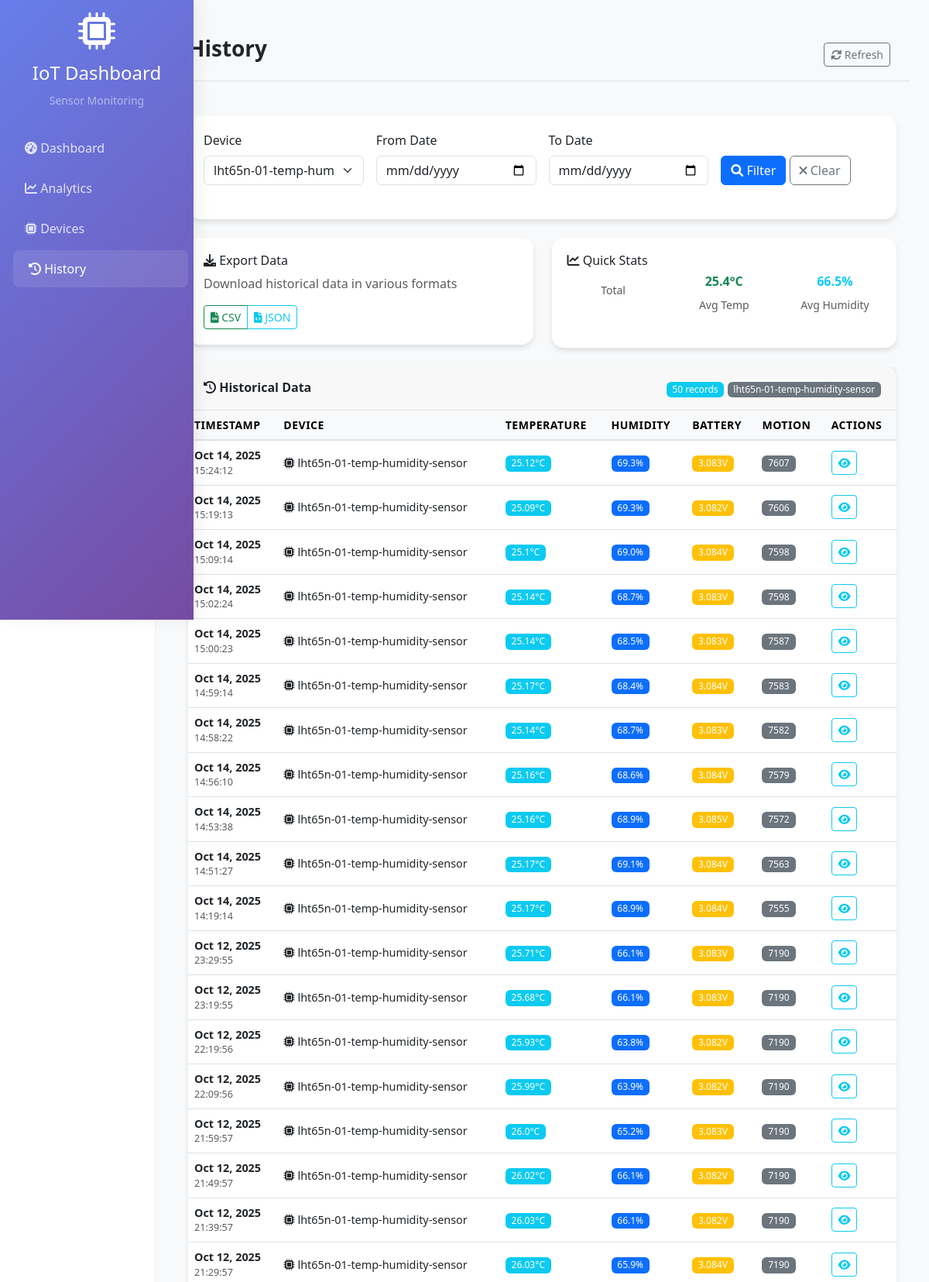
Page /history/?device=lht65n-01-temp-humidity-sensor (upper part) on the committed database.
### sensors/models.py (models this page shows, shortened)
class SensorReading(models.Model):
    device_id = models.CharField(max_length=128, db_index=True)
    battery_voltage = models.FloatField(null=True, blank=True)
    humidity = models.FloatField(null=True, blank=True)
    motion_counts = models.IntegerField(null=True, blank=True)
    temperature_c = models.FloatField(null=True, blank=True)
    received_at = models.DateTimeField(db_index=True)
    created_at = models.DateTimeField(auto_now_add=True)
    class Meta:
        ordering = ["-received_at", "-id"]

### sensors/views.py (the view, shortened to what this page needs)
# urls.py: path("history/", views.history, name="history"),
def history(request: HttpRequest):
    selected_device = request.GET.get("device", "")
    date_from = request.GET.get("date_from", "")
    date_to = request.GET.get("date_to", "")
    export_format = request.GET.get("export", "")
    query = Q()
    query &= ~Q(device_id__in=["test-device", "unknown-device"])
    if selected_device:
        query &= Q(device_id=selected_device)
    if date_from:
        query &= Q(received_at__date__gte=date_from)
    if date_to:
        query &= Q(received_at__date__lte=date_to)
    readings = SensorReading.objects.filter(query).order_by("-received_at")
    paginator = Paginator(readings, 50)
    page_number = request.GET.get("page")
    readings = paginator.get_page(page_number)
    device_list = (
        SensorReading.objects.exclude(device_id__in=["test-device", "unknown-device"])
        .values_list("device_id", flat=True)
        .distinct()
        .order_by("device_id")
    )
    total_count = SensorReading.objects.filter(query).count()
    avg_temp = SensorReading.objects.filter(
        query, temperature_c__isnull=False
    ).aggregate(avg=Avg("temperature_c"))["avg"]
    avg_humidity = SensorReading.objects.filter(
        query, humidity__isnull=False
    ).aggregate(avg=Avg("humidity"))["avg"]
    return render(
        request,
        "sensors/history.html",
        {
            "readings": readings,
            "device_list": device_list,
            "selected_device": selected_device,
            "date_from": date_from,
            "date_to": date_to,
            "total_count": total_count,
            "avg_temp": avg_temp or 0,
            "avg_humidity": avg_humidity or 0,
        },
    )

### sensors/templates/sensors/history.html (shortened to what this page needs)
{% extends 'sensors/base.html' %}
{% block page_title %}History{% endblock %}
{% block content %}
<div class="card mb-4">
    <div class="card-body">
        <form method="get" class="row g-3">
            <div class="col-md-3">
                <label for="device" class="form-label">Device</label>
                <select name="device" id="device" class="form-select">
                    {% for device in device_list %}
                    <option value="{{ device }}" {% if selected_device == device %}selected{% endif %}>{{ device }}</option>
                    {% endfor %}
                </select>
            </div>
            <div class="col-md-3">
                <label for="date_from" class="form-label">From Date</label>
                <input type="date" name="date_from" id="date_from" class="form-control" value="{{ date_from }}">
            </div>
            <div class="col-md-3">
                <label for="date_to" class="form-label">To Date</label>
                <input type="date" name="date_to" id="date_to" class="form-control" value="{{ date_to }}">
            </div>
            <div class="col-md-3">
                <label class="form-label">&nbsp;</label>
                <div>
                    <button type="submit" class="btn btn-primary">
                        <i class="fas fa-search"></i> Filter
                    </button>
                    <a href="{% url 'history' %}" class="btn btn-outline-secondary">
                        <i class="fas fa-times"></i> Clear
                    </a>
                </div>
            </div>
        </form>
    </div>
</div>
<div class="row mb-4">
    <div class="col-md-6">
        <div class="card">
            <div class="card-body">
                <h6 class="card-title"><i class="fas fa-download"></i> Export Data</h6>
                <p class="card-text text-muted">Download historical data in various formats</p>
                <div class="btn-group">
                    <a href="?export=csv{% if selected_device %}&device={{ selected_device }}{% endif %}{% if date_from %}&date_from={{ date_from }}{% endif %}{% if date_to %}&date_to={{ date_to }}{% endif %}"
                       class="btn btn-outline-success btn-sm">
                        <i class="fas fa-file-csv"></i> CSV
                    </a>
                    <a href="?export=json{% if selected_device %}&device={{ selected_device }}{% endif %}{% if date_from %}&date_from={{ date_from }}{% endif %}{% if date_to %}&date_to={{ date_to }}{% endif %}"
                       class="btn btn-outline-info btn-sm">
                        <i class="fas fa-file-code"></i> JSON
                    </a>
                </div>
            </div>
        </div>
    </div>
    <div class="col-md-6">
        <div class="card">
            <div class="card-body">
                <h6 class="card-title"><i class="fas fa-chart-line"></i> Quick Stats</h6>
                <div class="row text-center">
                    <div class="col-4">
                        <small class="text-muted">Total</small>
                    </div>
                    <div class="col-4">
                        <h5 class="text-success">{{ avg_temp|floatformat:1 }}°C</h5>
                        <small class="text-muted">Avg Temp</small>
                    </div>
                    <div class="col-4">
                        <h5 class="text-info">{{ avg_humidity|floatformat:1 }}%</h5>
                        <small class="text-muted">Avg Humidity</small>
                    </div>
                </div>
            </div>
        </div>
    </div>
</div>
<div class="card">
    <div class="card-header d-flex justify-content-between align-items-center">
        <h5 class="mb-0"><i class="fas fa-history"></i> Historical Data</h5>
        <div>
            <span class="badge bg-info">{{ readings|length }} records</span>
            {% if selected_device %}
            <span class="badge bg-secondary">{{ selected_device }}</span>
            {% endif %}
        </div>
    </div>
    <div class="card-body p-0">
        <div class="table-responsive">
            <table class="table table-hover mb-0">
                <thead class="table-light">
                    <tr>
                        <th>Timestamp</th>
                        <th>Device</th>
                        <th>Temperature</th>
                        <th>Humidity</th>
                        <th>Battery</th>
                        <th>Motion</th>
                        <th>Actions</th>
                    </tr>
                </thead>
                <tbody>
                    {% for reading in readings %}
                    <tr>
                        <td>
                            <div class="d-flex flex-column">
                                <span class="fw-bold">{{ reading.received_at|date:"M d, Y" }}</span>
                                <small class="text-muted">{{ reading.received_at|date:"H:i:s" }}</small>
                            </div>
                        </td>
                        <td>
                            <i class="fas fa-microchip"></i> {{ reading.device_id }}
                        </td>
                        <td>
                            {% if reading.temperature_c %}
                                <span class="badge bg-info">{{ reading.temperature_c }}°C</span>
                            {% else %}
                                <span class="text-muted">--</span>
                            {% endif %}
                        </td>
                        <td>
                            {% if reading.humidity %}
                                <span class="badge bg-primary">{{ reading.humidity }}%</span>
                            {% else %}
                                <span class="text-muted">--</span>
                            {% endif %}
                        </td>
                        <td>
                            {% if reading.battery_voltage %}
                                {% if reading.battery_voltage > 3.5 %}
                                    <span class="badge bg-success">{{ reading.battery_voltage }}V</span>
                                {% elif reading.battery_voltage > 3.0 %}
                                    <span class="badge bg-warning">{{ reading.battery_voltage }}V</span>
                                {% else %}
                                    <span class="badge bg-danger">{{ reading.battery_voltage }}V</span>
                                {% endif %}
                            {% else %}
                                <span class="text-muted">--</span>
                            {% endif %}
                        </td>
                        <td>
                            {% if reading.motion_counts %}
                                <span class="badge bg-secondary">{{ reading.motion_counts }}</span>
                            {% else %}
                                <span class="text-muted">--</span>
                            {% endif %}
                        </td>
                        <td>
                            <button class="btn btn-sm btn-outline-info" onclick="showReadingDetails({{ reading.id }})">
                                <i class="fas fa-eye"></i>
                            </button>
                        </td>
                    </tr>
                    {% endfor %}
                </tbody>
            </table>
        </div>
    </div>
</div>
{% endblock %}

### sensors/templates/sensors/base.html (style rules this page uses)
.card { border: none; border-radius: 15px; box-shadow: 0 4px 6px rgba(0,0,0,0.1); transition: transform 0.3s ease; }
.card-header h5 { font-size: 1.1rem; font-weight: 600; margin: 0; }
.table th { font-size: 0.875rem; font-weight: 600; text-transform: uppercase; letter-spacing: 0.5px; }
.table td { font-size: 0.9rem; vertical-align: middle; }
.badge { font-size: 0.75rem; font-weight: 500; }
.row { margin-bottom: 1.5rem; }
.card-body { padding: 1.25rem; }
.card-header { padding: 1rem 1.25rem; border-bottom: 1px solid rgba(0,0,0,0.1); }
.main-content h5 { font-size: 1rem; font-weight: 600; margin-bottom: 0.5rem; }
.table-responsive { border-radius: 0 0 15px 15px; }
.table thead th { background-color: #f8f9fa; border-bottom: 2px solid #dee2e6; }

### rows in the picture
SensorReading: received_at "Oct 14, 2025", received_at "15:24:12", device_id "lht65n-01-temp-humidity-sensor", temperature_c "25.12", humidity "69.3", battery_voltage "3.083", motion_counts "7607"
SensorReading: received_at "Oct 14, 2025", received_at "15:19:13", device_id "lht65n-01-temp-humidity-sensor", temperature_c "25.09", humidity "69.3", battery_voltage "3.082", motion_counts "7606"
SensorReading: received_at "Oct 14, 2025", received_at "15:09:14", device_id "lht65n-01-temp-humidity-sensor", temperature_c "25.1", humidity "69.0", battery_voltage "3.084", motion_counts "7598"
SensorReading: received_at "Oct 14, 2025", received_at "15:02:24", device_id "lht65n-01-temp-humidity-sensor", temperature_c "25.14", humidity "68.7", battery_voltage "3.083", motion_counts "7598"
SensorReading: received_at "Oct 14, 2025", received_at "15:00:23", device_id "lht65n-01-temp-humidity-sensor", temperature_c "25.14", humidity "68.5", battery_voltage "3.083", motion_counts "7587"
SensorReading: received_at "Oct 14, 2025", received_at "14:59:14", device_id "lht65n-01-temp-humidity-sensor", temperature_c "25.17", humidity "68.4", battery_voltage "3.084", motion_counts "7583"
SensorReading: received_at "Oct 14, 2025", received_at "14:58:22", device_id "lht65n-01-temp-humidity-sensor", temperature_c "25.14", humidity "68.7", battery_voltage "3.083", motion_counts "7582"
SensorReading: received_at "Oct 14, 2025", received_at "14:56:10", device_id "lht65n-01-temp-humidity-sensor", temperature_c "25.16", humidity "68.6", battery_voltage "3.084", motion_counts "7579"
SensorReading: received_at "Oct 14, 2025", received_at "14:53:38", device_id "lht65n-01-temp-humidity-sensor", temperature_c "25.16", humidity "68.9", battery_voltage "3.085", motion_counts "7572"
SensorReading: received_at "Oct 14, 2025", received_at "14:51:27", device_id "lht65n-01-temp-humidity-sensor", temperature_c "25.17", humidity "69.1", battery_voltage "3.084", motion_counts "7563"
SensorReading: received_at "Oct 14, 2025", received_at "14:19:14", device_id "lht65n-01-temp-humidity-sensor", temperature_c "25.17", humidity "68.9", battery_voltage "3.084", motion_counts "7555"
SensorReading: received_at "Oct 12, 2025", received_at "23:29:55", device_id "lht65n-01-temp-humidity-sensor", temperature_c "25.71", humidity "66.1", battery_voltage "3.083", motion_counts "7190"
SensorReading: received_at "Oct 12, 2025", received_at "23:19:55", device_id "lht65n-01-temp-humidity-sensor", temperature_c "25.68", humidity "66.1", battery_voltage "3.083", motion_counts "7190"
SensorReading: received_at "Oct 12, 2025", received_at "22:19:56", device_id "lht65n-01-temp-humidity-sensor", temperature_c "25.93", humidity "63.8", battery_voltage "3.082", motion_counts "7190"
SensorReading: received_at "Oct 12, 2025", received_at "22:09:56", device_id "lht65n-01-temp-humidity-sensor", temperature_c "25.99", humidity "63.9", battery_voltage "3.082", motion_counts "7190"
SensorReading: received_at "Oct 12, 2025", received_at "21:59:57", device_id "lht65n-01-temp-humidity-sensor", temperature_c "26.0", humidity "65.2", battery_voltage "3.083", motion_counts "7190"
SensorReading: received_at "Oct 12, 2025", received_at "21:49:57", device_id "lht65n-01-temp-humidity-sensor", temperature_c "26.02", humidity "66.1", battery_voltage "3.082", motion_counts "7190"
SensorReading: received_at "Oct 12, 2025", received_at "21:39:57", device_id "lht65n-01-temp-humidity-sensor", temperature_c "26.03", humidity "66.1", battery_voltage "3.082", motion_counts "7190"
SensorReading: received_at "Oct 12, 2025", received_at "21:29:57", device_id "lht65n-01-temp-humidity-sensor", temperature_c "26.03", humidity "65.9", battery_voltage "3.084", motion_counts "7190"

### other values in the picture
{{ avg_temp|floatformat:1 }} "25.4"
{{ avg_humidity|floatformat:1 }} "66.5"
{{ readings|length }} "50"
{{ selected_device }} "lht65n-01-temp-humidity-sensor"
form field device "lht65n-01-temp-humidity-sensor"
